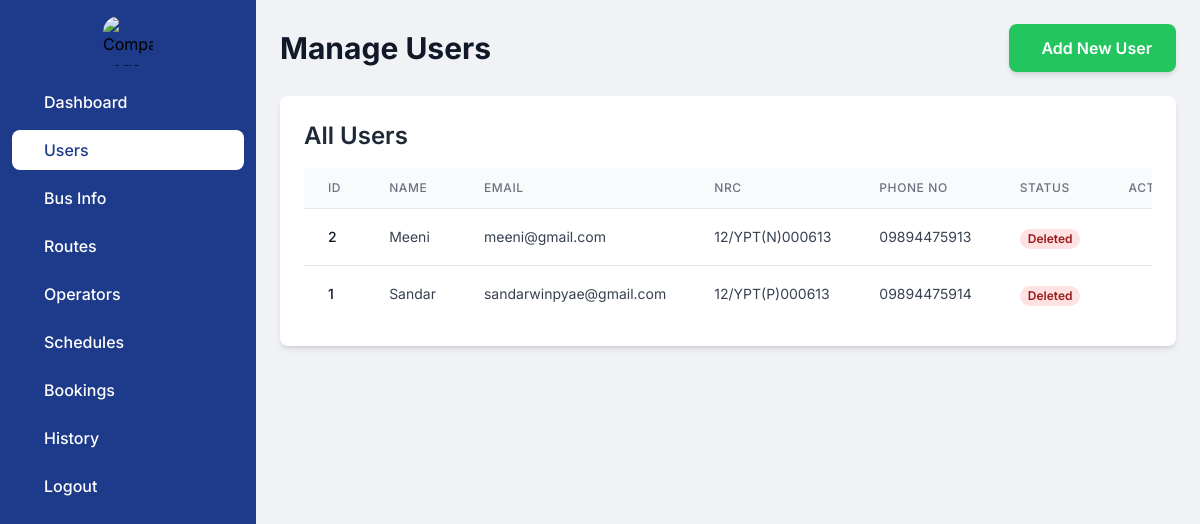
The page /admindashboard/user_home/ on the database as committed earlier.
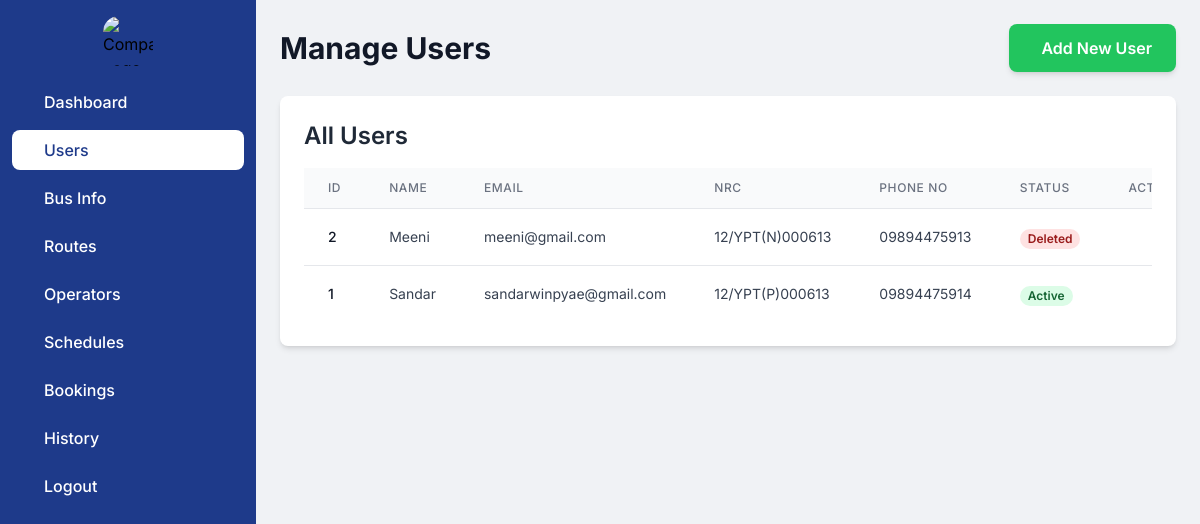
The same page on the database as committed later.
### myapp/models.py (models this page shows, shortened)
class User(models.Model):
    user_id = models.AutoField(primary_key=True)
    name = models.CharField(max_length=30)
    email = models.EmailField(unique=True)
    password = models.CharField(max_length=30)
    nrc = models.CharField(max_length=30,unique=True,null=True)
    address = models.CharField(max_length=100,default='')
    phone_no = models.CharField(max_length=11,null=True)
    del_flag = models.IntegerField(default=0)
    created_date = models.DateTimeField(auto_now_add=True)
    updated_date = models.DateTimeField(auto_now=True)
    class Meta:
        verbose_name_plural = "Users"

### myapp/views.py (the view)
# urls.py: path('admindashboard/user_home/',views.user_home,name='user_home'),
def user_home(request):
    users = User.objects.all().order_by('name')
    return render(request,'admin/user_home.html',{'users' : users})

### myapp/context_processors.py (called while the page is built)
def route_choices(request):
    origins = Route.objects.values_list('origin', flat=True).distinct()
    destinations = Route.objects.values_list('destination', flat=True).distinct()
    return {
        'origins': origins,
        'destinations': destinations
    }

### templates/admin/user_home.html (shortened to what the changed rows need)
<!DOCTYPE html>
<html lang="en">
<head>
    <script src="https://cdn.tailwindcss.com"></script>
</head>
<body class="flex flex-col md:flex-row h-screen">
    <div class="flex-grow p-4 md:p-6 overflow-y-auto md:ml-64">
        <div class="flex flex-col md:flex-row md:items-center md:justify-between mb-6">
            <h1 class="text-2xl md:text-3xl font-bold text-gray-900 mb-4 md:mb-0">Manage Users</h1>
        </div>
        <div class="bg-white rounded-lg shadow-md p-4 md:p-6 mb-6">
            <h2 class="text-xl md:text-2xl font-semibold text-gray-800 mb-4">All Users</h2>
            <div class="overflow-x-auto">
                <table class="min-w-full divide-y divide-gray-200">
                    <thead class="bg-gray-50">
                        <tr>
                            <th scope="col" class="px-3 md:px-6 py-3 text-left text-xs font-medium text-gray-500 uppercase tracking-wider">ID</th>
                            <th scope="col" class="px-3 md:px-6 py-3 text-left text-xs font-medium text-gray-500 uppercase tracking-wider">Name</th>
                            <th scope="col" class="px-3 md:px-6 py-3 text-left text-xs font-medium text-gray-500 uppercase tracking-wider">Email</th>
                            <th scope="col" class="px-3 md:px-6 py-3 text-left text-xs font-medium text-gray-500 uppercase tracking-wider">Nrc</th>
                            <th scope="col" class="px-3 md:px-6 py-3 text-left text-xs font-medium text-gray-500 uppercase tracking-wider">Phone No</th>
                            <th scope="col" class="px-3 md:px-6 py-3 text-left text-xs font-medium text-gray-500 uppercase tracking-wider">Status</th>
                            <th scope="col" class="px-3 md:px-6 py-3 text-left text-xs font-medium text-gray-500 uppercase tracking-wider">Actions</th>
                        </tr>
                    </thead>
                    <tbody class="bg-white divide-y divide-gray-200">
                        {% if users %}
                            {% for user_obj in users %}
                            <tr>
                                <td class="px-3 md:px-6 py-4 whitespace-nowrap text-sm font-medium text-gray-900">{{ user_obj.user_id }}</td>
                                <td class="px-3 md:px-6 py-4 whitespace-nowrap text-sm text-gray-700">{{ user_obj.name }}</td>
                                <td class="px-3 md:px-6 py-4 whitespace-nowrap text-sm text-gray-700">{{ user_obj.email }}</td>
                                <td class="px-3 md:px-6 py-4 whitespace-nowrap text-sm text-gray-700">{{ user_obj.nrc }}</td>
                                <td class="px-3 md:px-6 py-4 whitespace-nowrap text-sm text-gray-700">{{ user_obj.phone_no }}</td>
                                <td class="px-3 md:px-6 py-4 whitespace-nowrap">
                                    <span class="px-2 inline-flex text-xs leading-5 font-semibold rounded-full {% if user_obj.del_flag == 0 %}bg-green-100 text-green-800{% else %}bg-red-100 text-red-800{% endif %}">
                                        {% if user_obj.del_flag == 0 %}Active{% else %}Deleted{% endif %}
                                    </span>
                                </td>
                                <td class="px-3 md:px-6 py-4 whitespace-nowrap text-left text-sm font-medium">
                                </td>
                            </tr>
                            {% endfor %}
                        {% else %}
                            <tr><td colspan="7" class="px-3 md:px-6 py-4 text-center text-gray-500">No users found.</td></tr>
                        {% endif %}
                    </tbody>
                </table>
            </div>
        </div>
    </div>
</body>
</html>

Rows that differ between the two databases and show on the page:
changed User "Sandar": del_flag "Deleted" → "Active"
